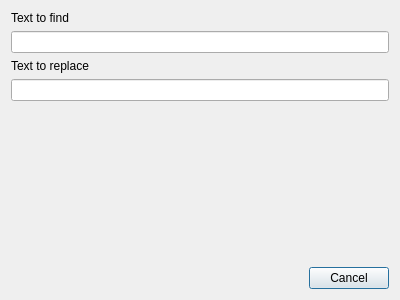
<?xml version="1.0" encoding="UTF-8"?>
<ui version="4.0">
 <class>ReplaceDialog</class>
 <widget class="QDialog" name="ReplaceDialog">
  <property name="geometry">
   <rect>
    <x>0</x>
    <y>0</y>
    <width>400</width>
    <height>300</height>
   </rect>
  </property>
  <property name="windowTitle">
   <string>Dialog</string>
  </property>
  <layout class="QVBoxLayout" name="verticalLayout">
   <item>
    <widget class="QLabel" name="label">
     <property name="text">
      <string>Text to find</string>
     </property>
    </widget>
   </item>
   <item>
    <widget class="QLineEdit" name="txtFind"/>
   </item>
   <item>
    <widget class="QLabel" name="label_2">
     <property name="text">
      <string>Text to replace</string>
     </property>
    </widget>
   </item>
   <item>
    <widget class="QLineEdit" name="txtReplace"/>
   </item>
   <item>
    <spacer name="verticalSpacer">
     <property name="orientation">
      <enum>Qt::Vertical</enum>
     </property>
     <property name="sizeHint" stdset="0">
      <size>
       <width>20</width>
       <height>40</height>
      </size>
     </property>
    </spacer>
   </item>
   <item>
    <widget class="QDialogButtonBox" name="buttonBox">
     <property name="orientation">
      <enum>Qt::Horizontal</enum>
     </property>
     <property name="standardButtons">
      <set>QDialogButtonBox::Cancel</set>
     </property>
    </widget>
   </item>
  </layout>
 </widget>
 <resources/>
 <connections>
  <connection>
   <sender>buttonBox</sender>
   <signal>accepted()</signal>
   <receiver>ReplaceDialog</receiver>
   <slot>accept()</slot>
   <hints>
    <hint type="sourcelabel">
     <x>248</x>
     <y>254</y>
    </hint>
    <hint type="destinationlabel">
     <x>157</x>
     <y>274</y>
    </hint>
   </hints>
  </connection>
  <connection>
   <sender>buttonBox</sender>
   <signal>rejected()</signal>
   <receiver>ReplaceDialog</receiver>
   <slot>reject()</slot>
   <hints>
    <hint type="sourcelabel">
     <x>316</x>
     <y>260</y>
    </hint>
    <hint type="destinationlabel">
     <x>286</x>
     <y>274</y>
    </hint>
   </hints>
  </connection>
 </connections>
</ui>
